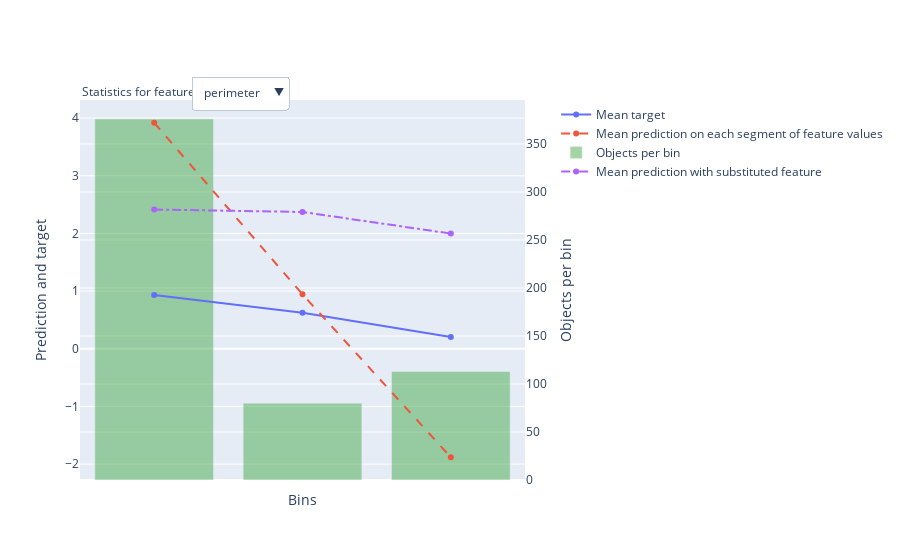

The cell this chart's notebook holds for it:
### Code cell
res = model.calc_feature_statistics(X_train,
                                    y_train,
                                    feature=[1, 2, 3, 4],
                                    plot=True)

### Figure 1 — Plotly figure (JSON) as saved in the notebook; plotly's stock layout.template omitted (floating-point values rounded to 4 significant figures)
{"data": [{"mode": "lines+markers", "name": "Mean target", "type": "scatter", "xaxis": "x", "y": [0.9335, 0.625, 0.2035], "yaxis": "y"}, {"line": {"dash": "dash"}, "mode": "lines+markers", "name": "Mean prediction on each segment of feature values", "type": "scatter", "xaxis": "x", "y": [3.919, 0.9434, -1.882], "yaxis": "y"}, {"marker": {"color": "rgba(30, 150, 30, 0.4)"}, "name": "Objects per bin", "type": "bar", "width": 0.8, "xaxis": "x", "y": [376, 80, 113], "yaxis": "y2"}, {"line": {"dash": "dashdot"}, "mode": "lines+markers", "name": "Mean prediction with substituted feature", "type": "scatter", "xaxis": "x", "y": [2.414, 2.371, 1.998], "yaxis": "y"}], "layout": {"annotations": [{"align": "left", "showarrow": false, "text": "Statistics for feature", "x": 0, "xref": "paper", "y": 1.05, "yref": "paper"}], "autosize": true, "legend": {"bgcolor": "rgba(0, 0, 0, 0)", "x": 1.07, "y": 1}, "updatemenus": [{"active": 2, "buttons": [{"args": [{"y": [[0.3636, 0.8545, 0.7619, 0.7772, 0.4737], [0.394, 3.236, 2.227, 2.621, 0.02485], [11, 55, 42, 404, 57], [1.65, 2.349, 2.506, 2.345, 1.665]]}, {"xaxis": {"showticklabels": false, "tickmode": "array", "ticktext": ["(-inf, -1766210.7500]", "(-1766210.7500, -1749000.6250]", "(-1749000.6250, -1737858.0000]", "(-1737858.0000, -432738.3750]", "(-432738.3750, +inf)"], "tickvals": [0, 1, 2, 3, 4], "title": {"text": "Bins"}}}], "label": "y_centroid", "method": "update"}, {"args": [{"y": [[0.9311, 0.8776, 0.5385, 0.48, 0.1604], [3.951, 2.481, 0.2374, -0.2496, -2.07], [363, 49, 26, 25, 106], [3.201, 2.667, 1.386, 1.188, 0.5151]]}, {"xaxis": {"showticklabels": false, "tickmode": "array", "ticktext": ["(-inf, 2387520.0000]", "(2387520.0000, 4173168.2500]", "(4173168.2500, 5154156.0000]", "(5154156.0000, 7815335.5000]", "(7815335.5000, +inf)"], "tickvals": [0, 1, 2, 3, 4], "title": {"text": "Bins"}}}], "label": "area_m", "method": "update"}, {"args": [{"y": [[0.9335, 0.625, 0.2035], [3.919, 0.9434, -1.882], [376, 80, 113], [2.414, 2.371, 1.998]]}, {"xaxis": {"autorange": true, "range": [-0.5, 2.5], "showticklabels": false, "tickmode": "array", "ticktext": ["(-inf, 10224.3320]", "(10224.3320, 16280.9160]", "(16280.9160, +inf)"], "tickvals": [0, 1, 2], "title": {"text": "Bins"}}}], "label": "perimeter", "method": "update"}], "direction": "down", "pad": {"r": 10, "t": 10}, "showactive": true, "x": 0.25, "xanchor": "left", "y": 1.09, "yanchor": "top"}], "xaxis": {"autorange": true, "range": [-0.5, 2.5], "showticklabels": false, "tickmode": "array", "ticktext": ["(-inf, 10224.3320]", "(10224.3320, 16280.9160]", "(16280.9160, +inf)"], "tickvals": [0, 1, 2], "title": {"text": "Bins"}}, "yaxis": {"autorange": true, "overlaying": "y2", "range": [-2.36, 4.398], "side": "left", "title": {"text": "Prediction and target"}, "type": "linear"}, "yaxis2": {"autorange": true, "position": 1, "range": [0, 395.8], "side": "right", "title": {"text": "Objects per bin"}, "type": "linear"}}}
